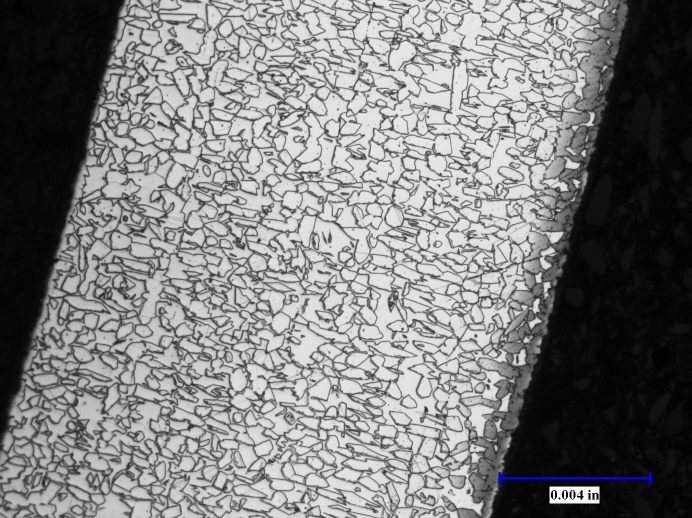
#> input picture figures/Fig2a_AI_1200C_1min_microstructure.jpg, 1384 x 1036 px (shown at 1/2 size)
$ python build_composites.py
#> lines starting #> are read from the running program, lines starting #| are printed output that depends on the picture
"""Assemble 2x2 composite figures for the Fe-SMA SMS manuscript.

Outputs Fig2_microstructure.png, Fig3_stressstrain.png, Fig5_XRD_2D.png
at 600 dpi with white panel-label badges (a)-(d) in the top-left corner of
each panel.
"""
from pathlib import Path
from PIL import Image, ImageDraw, ImageFont

HERE = Path(__file__).parent
TARGET_DPI = 600
PANEL_W = 1800  # px per panel at 600 dpi → 3 in panel width
GAP = 24        # px between panels
LABEL_SIZE = 96
LABEL_PAD = 24

def load_font(size):
    for name in ("arialbd.ttf", "arial.ttf", "DejaVuSans-Bold.ttf", "DejaVuSans.ttf"):
        try:
            return ImageFont.truetype(name, size)
        except OSError:
            continue
    return ImageFont.load_default()

def fit(img, w):
#> called with w = 1800
    h = round(img.height * w / img.width)
#> h = 1347
    return img.resize((w, h), Image.LANCZOS)

def compose_2x2(panels, labels, out_path):
    imgs = [fit(Image.open(p).convert("RGB"), PANEL_W) for p in panels]
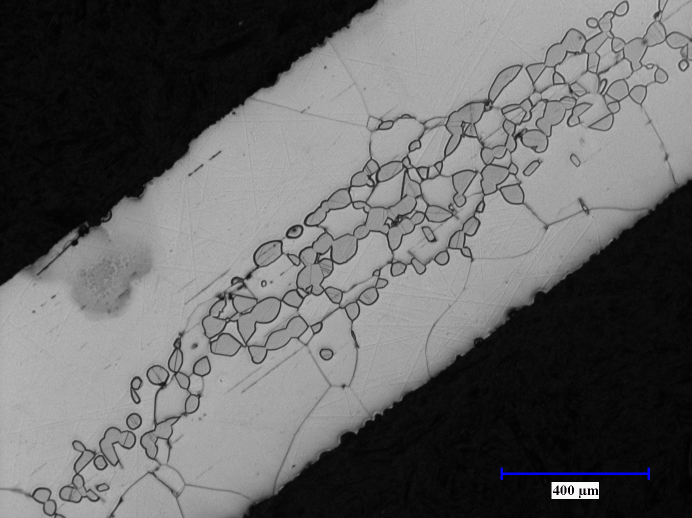
#> input picture figures/Fig2b_AI_3cycle_AGG_microstructure.jpg, 1384 x 1036 px (shown at 1/2 size)
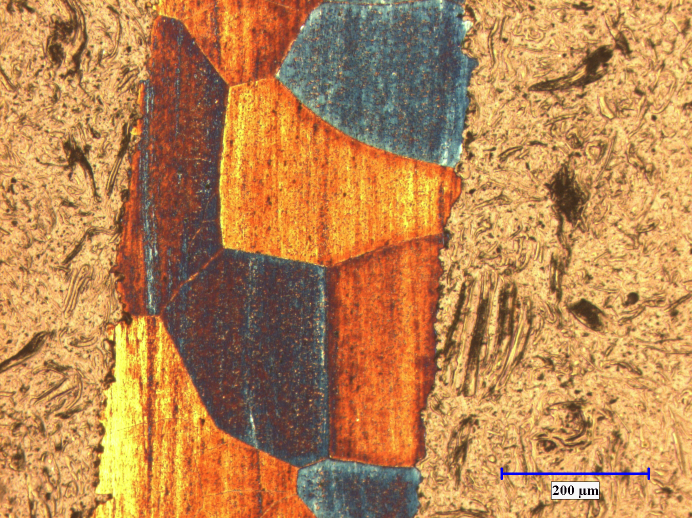
#> input picture figures/Fig2c_Omori_3cycle_AGG_bamboo.jpg, 1384 x 1036 px (shown at 1/2 size)
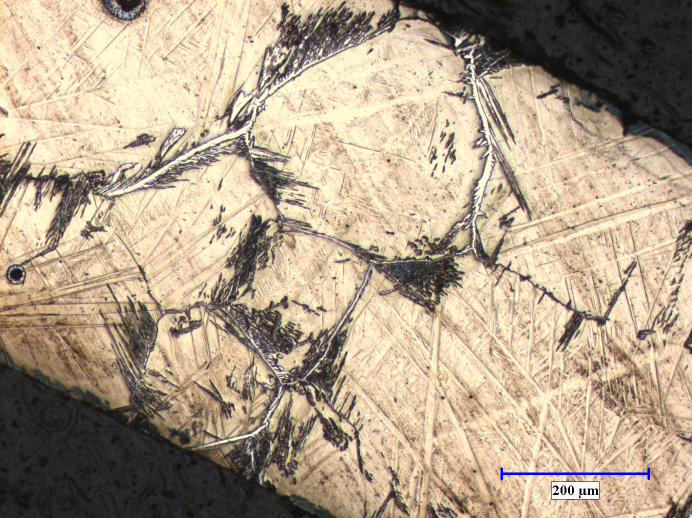
#> input picture figures/Fig2d_Omori_1200C_1min_acicular.jpg, 1384 x 1036 px (shown at 1/2 size)
#> imgs = 4 items
    row_h = max(imgs[0].height, imgs[1].height), max(imgs[2].height, imgs[3].height)
#> row_h = (1347, 1347)
    total_w = 2 * PANEL_W + GAP
    total_h = row_h[0] + row_h[1] + GAP
#> total_h = 2718
    canvas = Image.new("RGB", (total_w, total_h), "white")
#> canvas: PIL image 3624x2718 RGB; every value is 255
    positions = [
        (0, 0), (PANEL_W + GAP, 0),
        (0, row_h[0] + GAP), (PANEL_W + GAP, row_h[0] + GAP),
    ]
    for img, pos in zip(imgs, positions):
        canvas.paste(img, pos)
#> this loop made 4 passes
#> pos on passes 1 to 4: (0, 0), (1824, 0), (0, 1371), (1824, 1371)
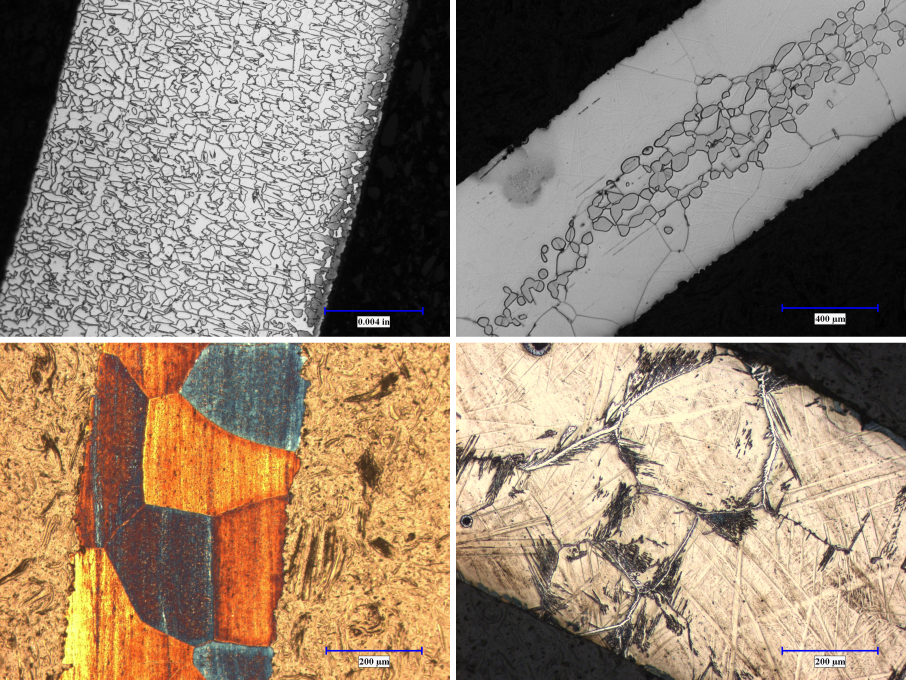
#> canvas: PIL image 3624x2718 RGB (shown at 1/4 size); mean R, G, B 149.9, 132.5, 114.4
    font = load_font(LABEL_SIZE)
    draw = ImageDraw.Draw(canvas)
    for label, (x, y) in zip(labels, positions):
        bx = x + LABEL_PAD
        by = y + LABEL_PAD
        bw = LABEL_SIZE + LABEL_PAD
        bh = LABEL_SIZE + LABEL_PAD // 2
        draw.rectangle([bx - 8, by - 8, bx + bw, by + bh], fill="white", outline="black", width=3)
        draw.text((bx + 12, by - 8), f"({label})", font=font, fill="black")
    canvas.save(out_path, dpi=(TARGET_DPI, TARGET_DPI), optimize=True)
    print(f"  wrote {out_path.name}  ({canvas.size[0]}x{canvas.size[1]} px)")
#|   wrote Fig2_microstructure_composite.png  (3624x2718 px)

def main():
    print("Building Fig.2 microstructure 2x2 ...")
    compose_2x2(
        [HERE / "Fig2a_AI_1200C_1min_microstructure.jpg",
         HERE / "Fig2b_AI_3cycle_AGG_microstructure.jpg",
         HERE / "Fig2c_Omori_3cycle_AGG_bamboo.jpg",
         HERE / "Fig2d_Omori_1200C_1min_acicular.jpg"],
        ["a", "b", "c", "d"],
        HERE / "Fig2_microstructure_composite.png",
    )
    print("Building Fig.3 stress-strain 2x2 ...")
    compose_2x2(
        [HERE / "Fig3a_AI_standard_1200C_cyclic.png",
         HERE / "Fig3b_AI_3cycle_AGG_cyclic.png",
         HERE / "Fig3c_Omori_1200C_5min_cyclic.png",
         HERE / "Fig3d_Omori_1200C_12sec_cyclic.png"],
        ["a", "b", "c", "d"],
        HERE / "Fig3_stressstrain_composite.png",
    )
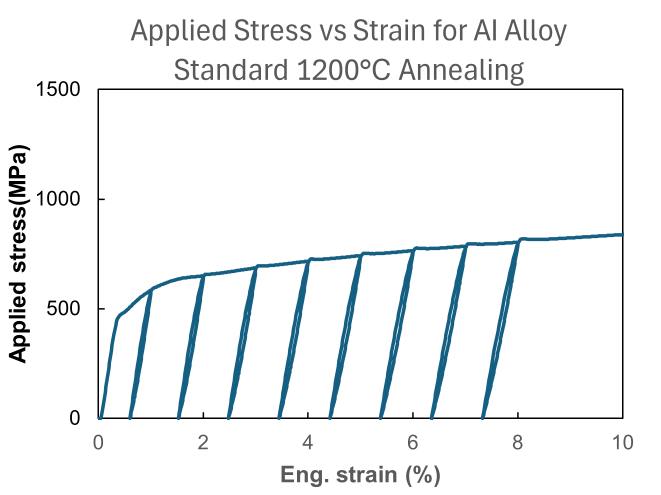
#> input picture figures/Fig3a_AI_standard_1200C_cyclic.png, 1321 x 990 px (shown at 1/2 size)
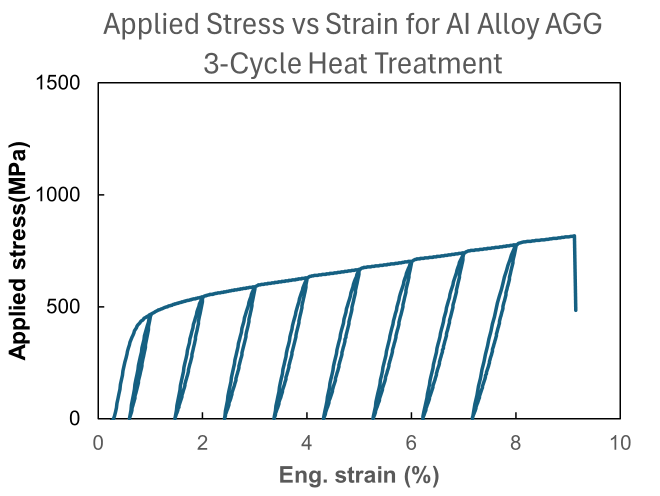
#> input picture figures/Fig3b_AI_3cycle_AGG_cyclic.png, 1320 x 991 px (shown at 1/2 size)
#> in fit (call 6), `h = round(img.height * w / img.width)`: h = 1351
#> in fit (call 6), `return img.resize((w, h), Image.LANCZOS)`:
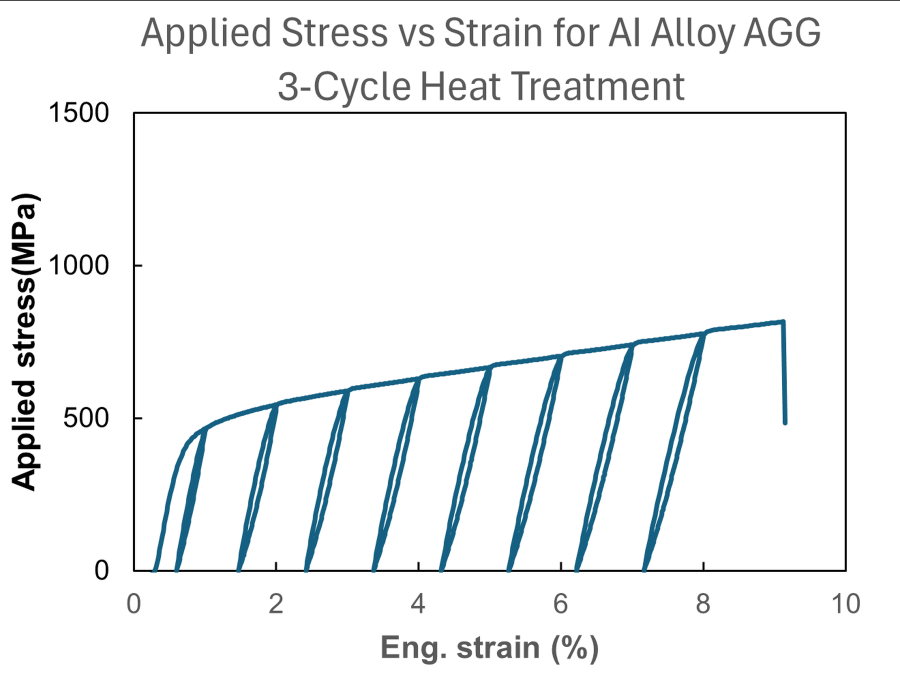
#> returned value: PIL image 1800x1351 RGB (shown at 1/2 size); mean R, G, B 240.7, 243, 244
    print("Building Fig.5 XRD 2D 2x2 (indexed AI panels + Omori panels) ...")
    # Fig5_XRD_2D_4panel.png is already a 2x2; just add labels and re-render at 600 dpi.
    src = Image.open(HERE / "Fig5_XRD_2D_4panel.png").convert("RGB")
    src = src.resize((2 * PANEL_W + GAP, round(src.height * (2 * PANEL_W + GAP) / src.width)), Image.LANCZOS)
    font = load_font(LABEL_SIZE)
    draw = ImageDraw.Draw(src)
    half_w = src.width // 2
    half_h = src.height // 2
    for label, (x, y) in zip(["a", "b", "c", "d"],
                              [(0, 0), (half_w, 0), (0, half_h), (half_w, half_h)]):
        bx = x + LABEL_PAD
        by = y + LABEL_PAD
        bw = LABEL_SIZE + LABEL_PAD
        bh = LABEL_SIZE + LABEL_PAD // 2
        draw.rectangle([bx - 8, by - 8, bx + bw, by + bh], fill="white", outline="black", width=3)
        draw.text((bx + 12, by - 8), f"({label})", font=font, fill="black")
    src.save(HERE / "Fig5_XRD_2D_composite.png", dpi=(TARGET_DPI, TARGET_DPI), optimize=True)
    print(f"  wrote Fig5_XRD_2D_composite.png  ({src.size[0]}x{src.size[1]} px)")

if __name__ == "__main__":
#> (the run stopped early here; a loop or call above may not have finished)
